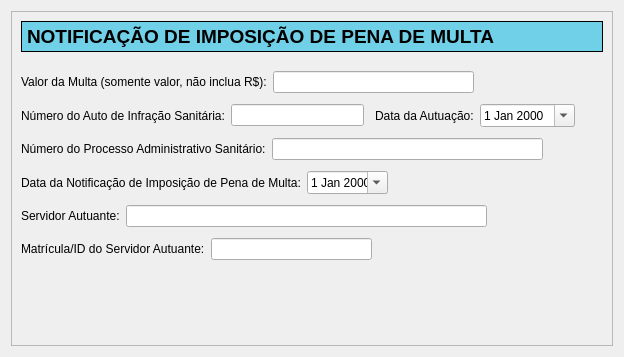
<?xml version="1.0" encoding="UTF-8"?>
<ui version="4.0">
 <class>NotifImposPenadeMulta</class>
 <widget class="QWidget" name="NotifImposPenadeMulta">
  <property name="geometry">
   <rect>
    <x>0</x>
    <y>0</y>
    <width>624</width>
    <height>357</height>
   </rect>
  </property>
  <property name="windowTitle">
   <string>Form</string>
  </property>
  <layout class="QVBoxLayout" name="verticalLayout">
   <item>
    <widget class="QScrollArea" name="scrollArea">
     <property name="widgetResizable">
      <bool>true</bool>
     </property>
     <widget class="QWidget" name="scrollAreaWidgetContents">
      <property name="geometry">
       <rect>
        <x>0</x>
        <y>0</y>
        <width>604</width>
        <height>337</height>
       </rect>
      </property>
      <layout class="QVBoxLayout" name="verticalLayout_2">
       <item>
        <widget class="QLabel" name="label">
         <property name="minimumSize">
          <size>
           <width>0</width>
           <height>31</height>
          </size>
         </property>
         <property name="styleSheet">
          <string notr="true">QLabel {
border: 1px solid black;
background-color: rgb(112,208,232);
font-weight: bold;
font-size: 14pt;
}</string>
         </property>
         <property name="text">
          <string>NOTIFICAÇÃO DE IMPOSIÇÃO DE PENA DE MULTA</string>
         </property>
        </widget>
       </item>
       <item>
        <spacer name="verticalSpacer">
         <property name="orientation">
          <enum>Qt::Vertical</enum>
         </property>
         <property name="sizeType">
          <enum>QSizePolicy::Fixed</enum>
         </property>
         <property name="sizeHint" stdset="0">
          <size>
           <width>20</width>
           <height>13</height>
          </size>
         </property>
        </spacer>
       </item>
       <item>
        <layout class="QHBoxLayout" name="horizontalLayout_2">
         <item>
          <widget class="QLabel" name="label_6">
           <property name="text">
            <string>Valor da Multa (somente valor, não inclua R$):</string>
           </property>
          </widget>
         </item>
         <item>
          <widget class="QLineEdit" name="valorMultaLineEdit">
           <property name="minimumSize">
            <size>
             <width>201</width>
             <height>0</height>
            </size>
           </property>
           <property name="maximumSize">
            <size>
             <width>201</width>
             <height>16777215</height>
            </size>
           </property>
          </widget>
         </item>
         <item>
          <spacer name="horizontalSpacer_3">
           <property name="orientation">
            <enum>Qt::Horizontal</enum>
           </property>
           <property name="sizeHint" stdset="0">
            <size>
             <width>40</width>
             <height>20</height>
            </size>
           </property>
          </spacer>
         </item>
        </layout>
       </item>
       <item>
        <spacer name="verticalSpacer_6">
         <property name="orientation">
          <enum>Qt::Vertical</enum>
         </property>
         <property name="sizeType">
          <enum>QSizePolicy::Fixed</enum>
         </property>
         <property name="sizeHint" stdset="0">
          <size>
           <width>20</width>
           <height>5</height>
          </size>
         </property>
        </spacer>
       </item>
       <item>
        <layout class="QHBoxLayout" name="horizontalLayout">
         <item>
          <widget class="QLabel" name="label_2">
           <property name="text">
            <string>Número do Auto de Infração Sanitária:</string>
           </property>
          </widget>
         </item>
         <item>
          <widget class="QLineEdit" name="numAutoLineEdit">
           <property name="minimumSize">
            <size>
             <width>133</width>
             <height>0</height>
            </size>
           </property>
           <property name="maximumSize">
            <size>
             <width>133</width>
             <height>16777215</height>
            </size>
           </property>
          </widget>
         </item>
         <item>
          <spacer name="horizontalSpacer_6">
           <property name="orientation">
            <enum>Qt::Horizontal</enum>
           </property>
           <property name="sizeType">
            <enum>QSizePolicy::Fixed</enum>
           </property>
           <property name="sizeHint" stdset="0">
            <size>
             <width>5</width>
             <height>20</height>
            </size>
           </property>
          </spacer>
         </item>
         <item>
          <widget class="QLabel" name="label_3">
           <property name="text">
            <string>Data da Autuação:</string>
           </property>
          </widget>
         </item>
         <item>
          <widget class="QDateEdit" name="dataAutoDateEdit">
           <property name="calendarPopup">
            <bool>true</bool>
           </property>
          </widget>
         </item>
         <item>
          <spacer name="horizontalSpacer_7">
           <property name="orientation">
            <enum>Qt::Horizontal</enum>
           </property>
           <property name="sizeHint" stdset="0">
            <size>
             <width>40</width>
             <height>20</height>
            </size>
           </property>
          </spacer>
         </item>
        </layout>
       </item>
       <item>
        <spacer name="verticalSpacer_3">
         <property name="orientation">
          <enum>Qt::Vertical</enum>
         </property>
         <property name="sizeType">
          <enum>QSizePolicy::Fixed</enum>
         </property>
         <property name="sizeHint" stdset="0">
          <size>
           <width>20</width>
           <height>5</height>
          </size>
         </property>
        </spacer>
       </item>
       <item>
        <layout class="QHBoxLayout" name="horizontalLayout_3">
         <item>
          <widget class="QLabel" name="label_4">
           <property name="text">
            <string>Número do Processo Administrativo Sanitário:</string>
           </property>
          </widget>
         </item>
         <item>
          <widget class="QLineEdit" name="numProcessoLineEdit">
           <property name="minimumSize">
            <size>
             <width>271</width>
             <height>0</height>
            </size>
           </property>
           <property name="maximumSize">
            <size>
             <width>271</width>
             <height>16777215</height>
            </size>
           </property>
          </widget>
         </item>
         <item>
          <spacer name="horizontalSpacer_5">
           <property name="orientation">
            <enum>Qt::Horizontal</enum>
           </property>
           <property name="sizeHint" stdset="0">
            <size>
             <width>40</width>
             <height>20</height>
            </size>
           </property>
          </spacer>
         </item>
        </layout>
       </item>
       <item>
        <spacer name="verticalSpacer_4">
         <property name="orientation">
          <enum>Qt::Vertical</enum>
         </property>
         <property name="sizeType">
          <enum>QSizePolicy::Fixed</enum>
         </property>
         <property name="sizeHint" stdset="0">
          <size>
           <width>20</width>
           <height>5</height>
          </size>
         </property>
        </spacer>
       </item>
       <item>
        <layout class="QHBoxLayout" name="horizontalLayout_4">
         <item>
          <widget class="QLabel" name="label_5">
           <property name="text">
            <string>Data da Notificação de Imposição de Pena de Multa:</string>
           </property>
          </widget>
         </item>
         <item>
          <widget class="QDateEdit" name="dataNotifDateEdit">
           <property name="minimumSize">
            <size>
             <width>81</width>
             <height>0</height>
            </size>
           </property>
           <property name="maximumSize">
            <size>
             <width>81</width>
             <height>16777215</height>
            </size>
           </property>
           <property name="calendarPopup">
            <bool>true</bool>
           </property>
          </widget>
         </item>
         <item>
          <spacer name="horizontalSpacer_4">
           <property name="orientation">
            <enum>Qt::Horizontal</enum>
           </property>
           <property name="sizeHint" stdset="0">
            <size>
             <width>40</width>
             <height>20</height>
            </size>
           </property>
          </spacer>
         </item>
        </layout>
       </item>
       <item>
        <spacer name="verticalSpacer_5">
         <property name="orientation">
          <enum>Qt::Vertical</enum>
         </property>
         <property name="sizeType">
          <enum>QSizePolicy::Fixed</enum>
         </property>
         <property name="sizeHint" stdset="0">
          <size>
           <width>20</width>
           <height>5</height>
          </size>
         </property>
        </spacer>
       </item>
       <item>
        <layout class="QHBoxLayout" name="horizontalLayout_6">
         <item>
          <widget class="QLabel" name="label_7">
           <property name="text">
            <string>Servidor Autuante:</string>
           </property>
          </widget>
         </item>
         <item>
          <widget class="QLineEdit" name="nomeServidorLineEdit">
           <property name="minimumSize">
            <size>
             <width>361</width>
             <height>0</height>
            </size>
           </property>
           <property name="maximumSize">
            <size>
             <width>361</width>
             <height>16777215</height>
            </size>
           </property>
          </widget>
         </item>
         <item>
          <spacer name="horizontalSpacer_2">
           <property name="orientation">
            <enum>Qt::Horizontal</enum>
           </property>
           <property name="sizeHint" stdset="0">
            <size>
             <width>40</width>
             <height>20</height>
            </size>
           </property>
          </spacer>
         </item>
        </layout>
       </item>
       <item>
        <spacer name="verticalSpacer_7">
         <property name="orientation">
          <enum>Qt::Vertical</enum>
         </property>
         <property name="sizeType">
          <enum>QSizePolicy::Fixed</enum>
         </property>
         <property name="sizeHint" stdset="0">
          <size>
           <width>20</width>
           <height>5</height>
          </size>
         </property>
        </spacer>
       </item>
       <item>
        <layout class="QHBoxLayout" name="horizontalLayout_7">
         <item>
          <widget class="QLabel" name="label_8">
           <property name="text">
            <string>Matrícula/ID do Servidor Autuante:</string>
           </property>
          </widget>
         </item>
         <item>
          <widget class="QLineEdit" name="idServidorLineEdit">
           <property name="minimumSize">
            <size>
             <width>161</width>
             <height>0</height>
            </size>
           </property>
           <property name="maximumSize">
            <size>
             <width>161</width>
             <height>16777215</height>
            </size>
           </property>
          </widget>
         </item>
         <item>
          <spacer name="horizontalSpacer">
           <property name="orientation">
            <enum>Qt::Horizontal</enum>
           </property>
           <property name="sizeHint" stdset="0">
            <size>
             <width>40</width>
             <height>20</height>
            </size>
           </property>
          </spacer>
         </item>
        </layout>
       </item>
       <item>
        <spacer name="verticalSpacer_8">
         <property name="orientation">
          <enum>Qt::Vertical</enum>
         </property>
         <property name="sizeHint" stdset="0">
          <size>
           <width>20</width>
           <height>124</height>
          </size>
         </property>
        </spacer>
       </item>
      </layout>
     </widget>
    </widget>
   </item>
  </layout>
 </widget>
 <resources/>
 <connections/>
</ui>
